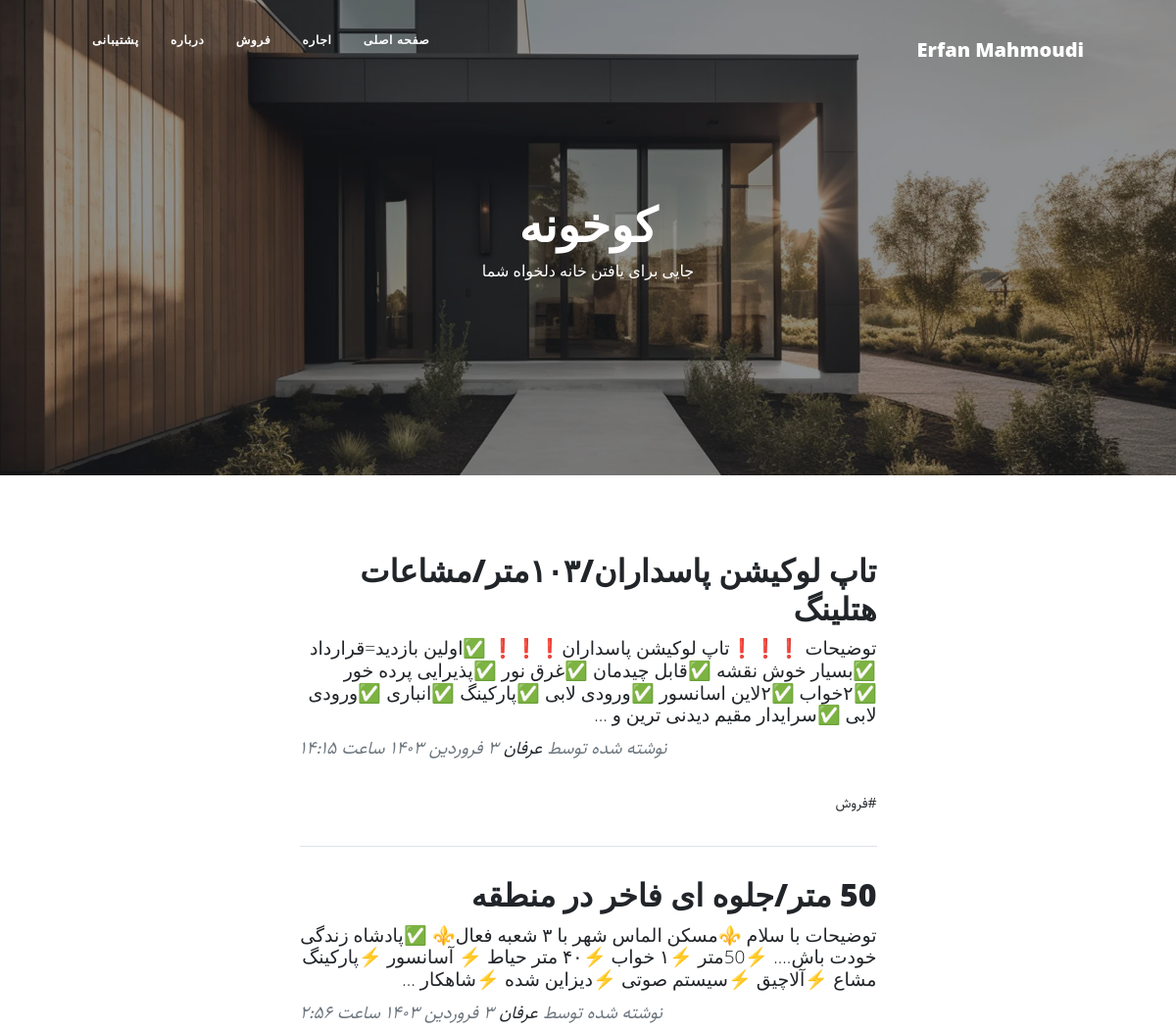
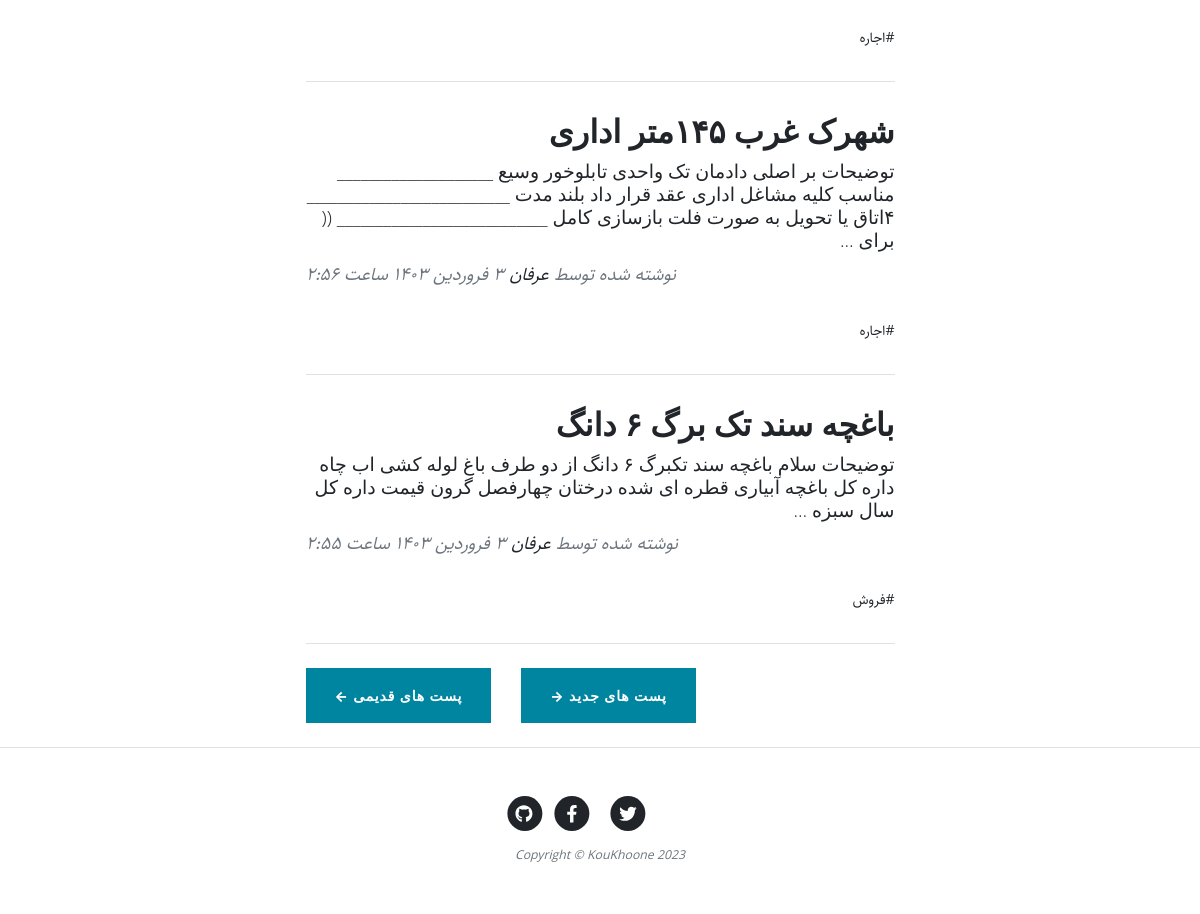
/page/2, run on the app's committed database (2 pictures, top to bottom).
### blog/models.py (models this page shows, shortened)
class category(models.Model):
    parent = models.ForeignKey('self', default = None, null = True, blank = True, on_delete = models.SET_NULL, related_name = 'children', verbose_name = "زیردسته")
    title = models.CharField(max_length= 200, verbose_name = "عنوان دسته‌بندی")
    slug = models.SlugField (max_length = 100, unique=True, verbose_name = "آدرس دسته‌بندی")
    status = models.BooleanField(default = True, verbose_name = "آیا نمایش داده شود؟")
    position = models.IntegerField(verbose_name = "پوزیشن")
    class Meta(object):
        verbose_name = "دسته‌بندی"
        verbose_name_plural = "دسته‌بندی ها"
        ordering = ['parent__id','position']
    objects = CategoryManager()

class Article(models.Model):
    STATUS_CHOICES = (
    ('d', 'پیش نویس'),
    ('p', 'منتشر شده'),
    )
    title = models.CharField(max_length= 200, verbose_name = "عنوان مقاله")
    slug = models.SlugField (max_length = 100, unique=True, verbose_name = "آدرس مقاله")
    author = models.ForeignKey(User, on_delete = models.CASCADE)
    category = models.ManyToManyField(category, verbose_name = "دسته‌بندی", related_name = "articles")
    description = models.TextField (verbose_name = "محتوا")
    thumbnail = models.ImageField (upload_to="images", verbose_name = " تصویر")
    publish = models.DateTimeField (default = timezone.now, verbose_name = "زمان انتشار")
    created = models.DateTimeField (auto_now_add = True, verbose_name = "زمان ساخت")
    updated = models.DateTimeField (auto_now = True)
    status = models.CharField (max_length = 1, choices = STATUS_CHOICES, verbose_name = "وضعیت")
    class Meta(object):
        verbose_name = "مقاله"
        verbose_name_plural = "مقاله ها"
    def jpublish(self):
        return jalali_convertor(self.publish)
    jpublish.short_description = "زمان انتشار"
    def category_published(self):
        return self.category.filter(status = True)
    objects = ArticleManager()

### blog/views.py (the view)
class ArticleList(ListView):
    template_name = "blog/home.html"
    queryset = Article.objects.filter(status="p").order_by('-publish')
    paginate_by = 4

### blog/models.py (called while the page is built)
    def active (self):
        return self.filter(status = True)

### blog/templatetags/base_tags.py (called while the page is built)
@register.simple_tag
def name():
    return "Erfan Mahmoudi"

@register.inclusion_tag("blog/partials/category_navbar.html")
def category_navbar():
    return {
            "category" : category.objects.filter(status=True)
    }

### extentions/jalali.py (called while the page is built)
    def persian_tuple(self):
        return self.persian_year, self.persian_month, self.persian_day

### extentions/utils.py (called while the page is built)
def persian_numbers_convertor(mystr):
    numbers = {
    "0" : "۰",
    "1" : "۱",
    "2" : "۲",
    "3" : "۳",
    "4" : "۴",
    "5" : "۵",
    "6" : "۶",
    "7" : "۷",
    "8" : "۸",
    "9" : "۹",
    }
    for e,p in numbers.items():
        mystr = mystr.replace(e, p)
    return mystr

def jalali_convertor(time):
    time = timezone.localtime(time)
    jmonths = ["فروردین","اردیبهشت","خرداد","تیر","مرداد","شهریور","مهر","آبان","آذر","دی","بهمن","اسفند"]
    time_to_str = "{},{},{}".format(time.year, time.month, time.day)
    time_to_tuple = jalali.Gregorian(time_to_str).persian_tuple()
    time_to_list = list (time_to_tuple)
    for index, month in enumerate(jmonths):
        if time_to_list[1] == index + 1:
            time_to_list[1] = month
            break
    output = "{} {} {} ساعت {}:{}".format(
    time_to_list[2],
    time_to_list[1],
    time_to_list[0],
    time.hour,
    time.minute,
    )
    return persian_numbers_convertor(output)

### blog/templates/blog/home.html (shortened to what this page needs)
{%extends 'blog/base.html'%}
{% load static %}
{% block main %}
<header class="masthead" style="background-image: url('{% static "blog/assets/img/Jewkes-Design_Black-Modern-House.jpg" %}')">
    <div class="container position-relative px-4 px-lg-5">
        <div class="row gx-4 gx-lg-5 justify-content-center">
            <div class="col-md-10 col-lg-8 col-xl-7">
                <div class="site-heading">
                    <h1>کوخونه</h1>
                    <span class="subheading">جایی برای یافتن خانه دلخواه شما</span>
                </div>
            </div>
        </div>
    </div>
</header>
<div class="container px-4 px-lg-5">
    <div class="row gx-4 gx-lg-5 justify-content-center">
        <div class="col-md-10 col-lg-8 col-xl-7">
            {% for article in object_list %}
            <div class="post-preview">
                <a href="{% url 'blog:detail' article.slug %}">
                    <h2 class="post-title">{{article.title}}</h2>
                    <h3 class="post-subtitle">{{article.description|truncatewords:30}}</h3>
                </a>
                <p class="post-meta">
                    نوشته شده توسط
                    <a href="#!">عرفان</a>
                    {{article.jpublish}}
                    <div class="">
                      {% for cat in article.category_published.all %}
                      <a href="{% url 'blog:category' cat.slug %}">#{{cat.title}}</a>
                      {% endfor %}
                    </div>
                </p>
            </div>
            <hr class="my-4" />
            {% endfor %}
            {% if is_paginated %}
              <div class="pager_button d-flex justify-content-end mb-4">
                {% if page_obj.has_previous %}
                  <a class="btn btn-primary margin_left_for_button" href="{% url 'blog:home' page_obj.previous_page_number %}">پست های جدید &rarr;</a>
                {% endif %}
                {% if page_obj.has_next %}
                  <a class="btn btn-primary" href="{% url 'blog:home' page_obj.next_page_number %}">پست های قدیمی &larr;</a>
                {% endif %}
              </div>
            {% endif %}
        </div>
    </div>
</div>
{% endblock %}

### blog/templates/blog/partials/category_navbar.html (shortened to what this page needs)
<div class="collapse navbar-collapse nav" id="navbarResponsive">
    <ul class="navbar-nav ms-auto py-4 py-lg-0">
        <li class="nav-item">
          <a class="nav-link px-lg-3 py-3 py-lg-4" href="{% url 'blog:home' %}">صفحه اصلی</a>
        </li>
        {% for cat in category %}
          {% if cat.parent == None %}
            <li class="nav-item">
              <a class="nav-link px-lg-3 py-3 py-lg-4" href="{% url 'blog:category' cat.slug %}">{{cat.title}}</a>
            </li>
          {% endif %}
        {% endfor %}
        <li class="nav-item"><a class="nav-link px-lg-3 py-3 py-lg-4" href="{% url 'blog:about' %}">درباره</a></li>
        <li class="nav-item"><a class="nav-link px-lg-3 py-3 py-lg-4" href="{% url 'blog:contact' %}">پشتیبانی</a></li>
    </ul>
</div>

### blog/static/blog/css/rtl.css (style rules this page uses)
body { font-family: "Sahel"; direction: rtl; text-align: right; font-size: 14px; }
.navbar-nav { margin-left: initial !important; margin-right: auto; }
.post-meta { text-align: left; }
.pager_button { float: left !important; }
header.masthead .site-heading h1 { font-size: 3rem !important; }
header.masthead .page-heading .subheading, header.masthead .site-heading .subheading { font-size: 1rem !important; }
.post-title { font-size: 32px !important; }
.post-subtitle { font-size: 19px !important; }
.margin_left_for_button { margin-left: 30px !important; }
.nav ul { padding-right: : 0; }
.nav ul li { border-bottom: none; height: 86px; line-height: :86px; font-size: 14px; display: inline-block; float: left; margin: 0 auto; }
.nav ul li a { text-decoration: none; color: #000000; display: block; transition: .3s background-color; padding:0 24px; }
.nav a { bordor-bottom:none; }

### data on the page
category: title "اجاره"
category: title "فروش"
Article: title "تاپ لوکیشن پاسداران/۱۰۳متر/مشاعات هتلینگ", description "توضیحات ❗️❗️❗️تاپ لوکیشن پاسداران❗️❗️❗️ ✅اولین بازدید=قرارداد ✅بسیار خوش نقشه ✅قابل چیدمان ✅غرق نور ✅پذیرایی پرده خور ✅۲خواب ✅۲لاین اسانسور ✅ورودی لابی ✅پارکینگ ✅انباری ✅ورودی لابی ✅سرایدار مقیم دیدنی ترین و …", jpublish "۳ فروردین ۱۴۰۳ ساعت ۱۴:۱۵"
Article: title "50 متر/جلوه ای فاخر در منطقه", description "توضیحات با سلام ⚜️مسکن الماس شهر با ۳ شعبه فعال⚜️ ✅پادشاه زندگی خودت باش.... ⚡️50متر ⚡️۱ خواب ⚡️۴۰ متر حیاط ⚡️ آسانسور ⚡️پارکینگ مشاع ⚡️آلاچیق ⚡️سیستم صوتی ⚡️دیزاین شده ⚡️شاهکار …", jpublish "۳ فروردین ۱۴۰۳ ساعت ۲:۵۶"
Article: title "شهرک غرب ۱۴۵متر اداری", description "توضیحات بر اصلی دادمان تک واحدی تابلوخور وسیع ____________________ مناسب کلیه مشاغل اداری عقد قرار داد بلند مدت __________________________ ۴اتاق یا تحویل به صورت فلت بازسازی کامل ___________________________ (( برای …", jpublish "۳ فروردین ۱۴۰۳ ساعت ۲:۵۶"
Article: title "باغچه سند تک برگ ۶ دانگ", description "توضیحات سلام باغچه سند تکبرگ ۶ دانگ از دو طرف باغ لوله کشی اب چاه داره کل باغچه آبیاری قطره ای شده درختان چهارفصل گرون قیمت داره کل سال سبزه …", jpublish "۳ فروردین ۱۴۰۳ ساعت ۲:۵۵"
